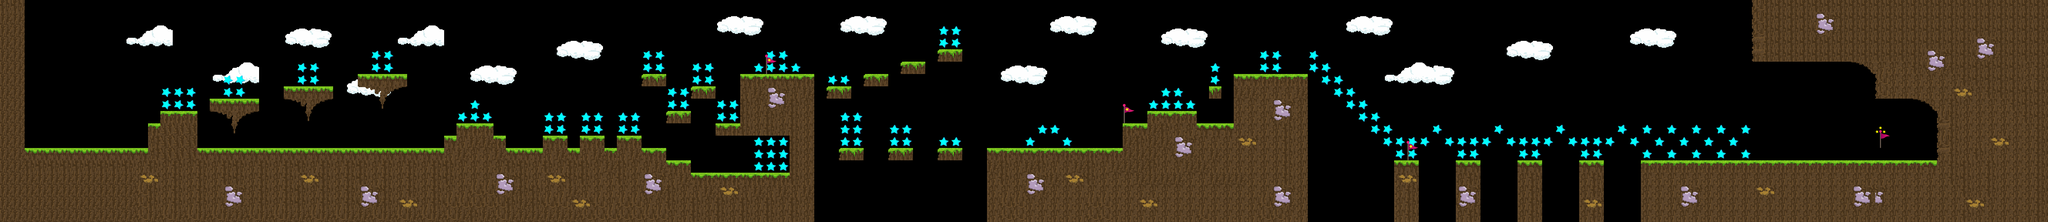

This game map was drawn from its Tiled (.tmx) file and the tilesets committed beside it. A one-line description and the trimmed map source follow:
An orthogonal 166x18 tile map with 32x32 px tiles, 5 tile layers (Background, CollisionLayer, Collectibles, Enemies, ...), 3 tilesets.

<map version="1.0" tiledversion="2017.12.07" orientation="orthogonal" renderorder="right-down" width="166" height="18" tilewidth="32" tileheight="32" infinite="0" nextobjectid="1">
 <tileset firstgid="1" source="Tiles_64x64.tsx" />
 <tileset firstgid="257" source="CheckPoints.tsx" />
 <tileset firstgid="260" source="lvl1Star.tsx" />
 <layer name="Background" width="166" height="18">
  <properties>
   <property name="Blocked" type="bool" value="false" />
  </properties>
  <data>[2988 cells, 132 non-empty, 28 distinct tile ids]</data>
 </layer>
 <layer name="CollisionLayer" width="166" height="18">
  <properties>
   <property name="Blocked" type="bool" value="true" />
  </properties>
  <data>[2988 cells, 1142 non-empty, 30 distinct tile ids]</data>
 </layer>
 <layer name="Collectibles" width="166" height="18">
  <properties>
   <property name="Blocked" type="bool" value="false" />
  </properties>
  <data>[2988 cells, 156 non-empty, 3 distinct tile ids]</data>
 </layer>
 <layer name="Enemies" width="166" height="18">
  <data>[2988 cells, 0 non-empty, 0 distinct tile ids]</data>
 </layer>
 <layer name="CheckPoints" width="166" height="18">
  <properties>
   <property name="Blocked" type="bool" value="false" />
  </properties>
  <data>[2988 cells, 3 non-empty, 1 distinct tile ids]</data>
 </layer>
</map>
